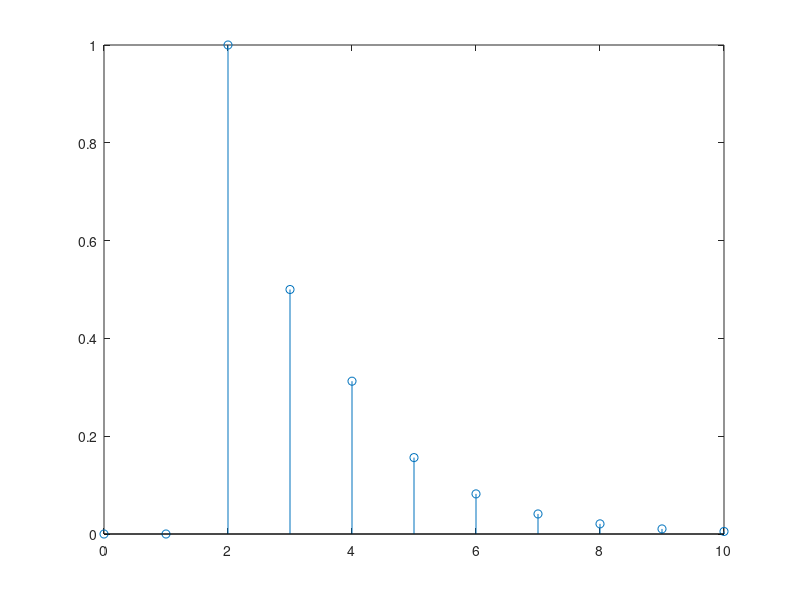

MATLAB code to generate this figure:
clc
close all
clear all
b=[0 0 1 0];
a=[1 -1/2 -1/16 1/32];
n= 0:10;
sys=tf(b,a,[],'variable','z');
[I]=impz(b,a,length(n));
stem(n,I)